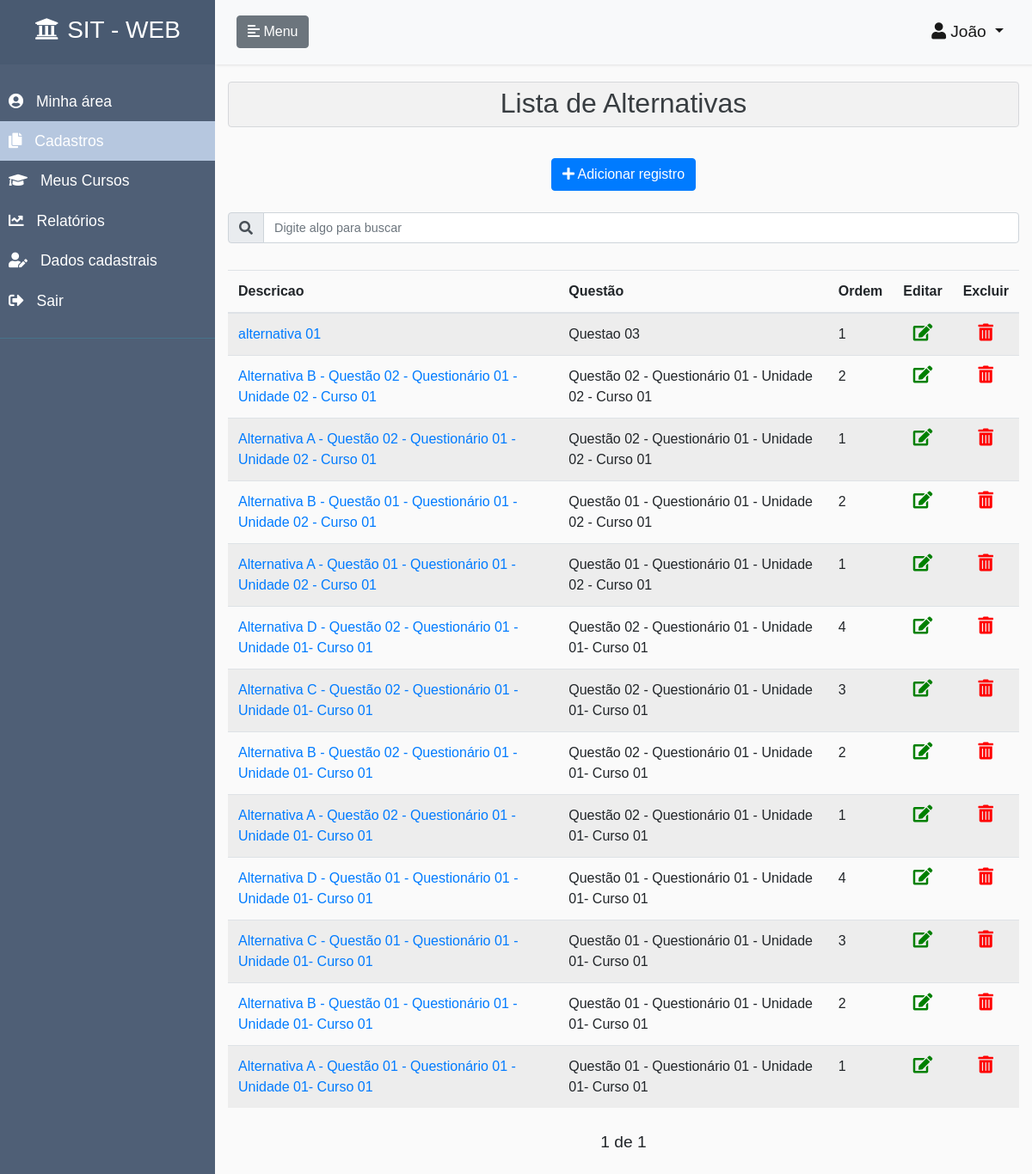
/cadastros-alternativas/ (signed in), run on an earlier commit of the app's database.
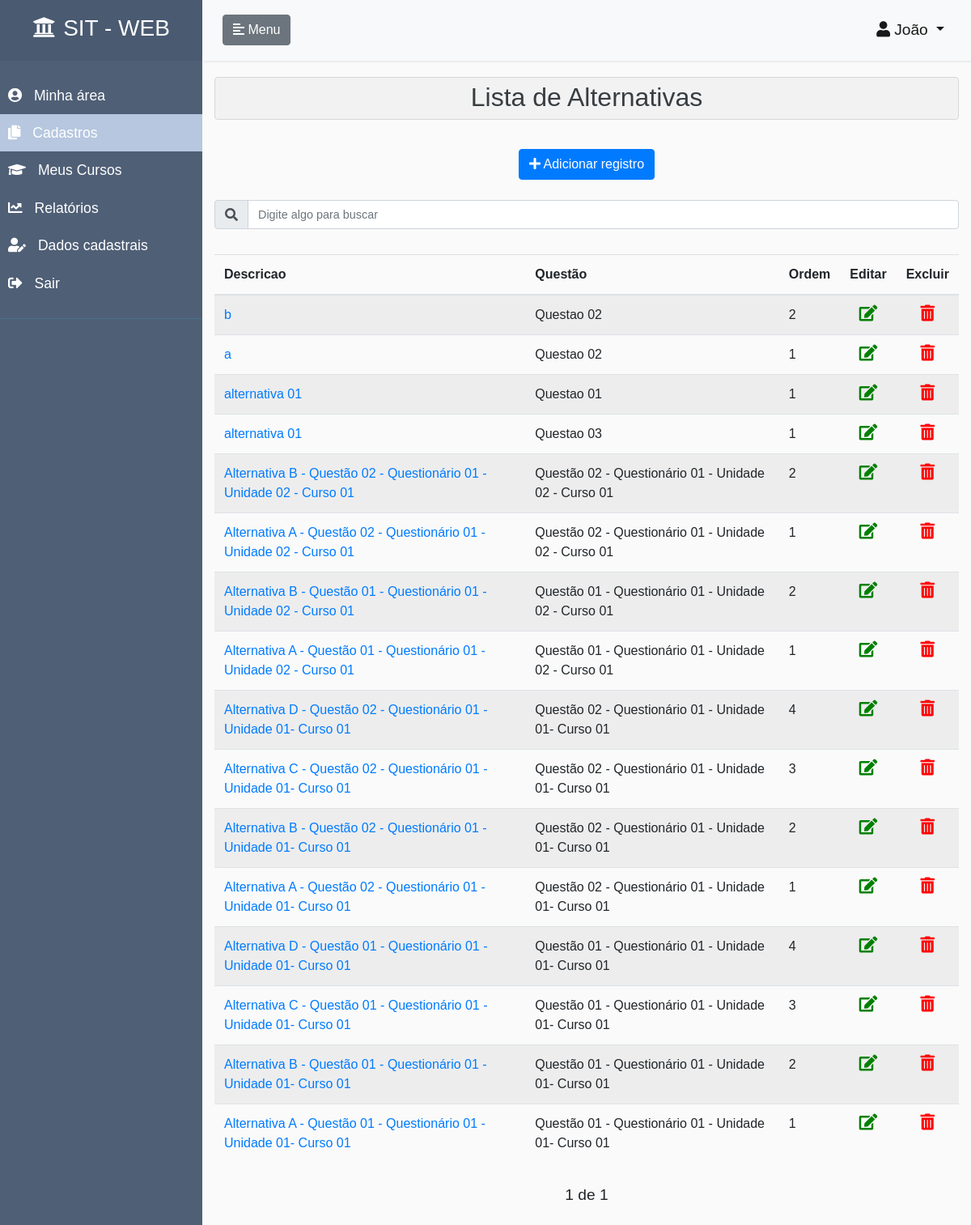
And on a later commit of the database.
### core/models.py (models this page shows, shortened)
class Alternativa(models.Model):
    objects = AlternativaManager()
    questao = models.ForeignKey(
        Questao,
        verbose_name=u"questão",
        on_delete=models.CASCADE,
        help_text=u"Selecione uma questão a ser associada esta alternativa",
    )
    descricao = models.TextField(
        max_length=350,
        verbose_name=u"descrição",
        help_text=u"Indique uma descrição(resposta) para a alternativa",
    )
    ordem = OrderField(
        blank=True,
        help_text=u"Indique a ordem de apresentação da alternativa na questão"
                  u"(em branco = próxima ordem disponível)",
        for_fields=['questao']
    )
    correta = models.BooleanField()
    data_criacao = models.DateTimeField(
        auto_now_add=True,
        null=True,
        blank=True
    )
    data_atualizacao = models.DateTimeField(
        auto_now=True,
        null=True,
        blank=True
    )
    class Meta:
        verbose_name = "Alternativa"
        verbose_name_plural = "Alternativas"
        ordering = ['ordem']
        unique_together = (('questao', 'ordem'),)
    class CustomMeta:
        ordering_field = 'ordem'
        search_fields = ['descricao', 'questao__enunciado']

class Questao(models.Model):
    objects = QuestaoManager()
    questionario = models.ForeignKey(
        Questionario,
        verbose_name=u"questionário",
        help_text=u"Selecione um questionário a ser associado a esta questão",
        on_delete=models.CASCADE
    )
    enunciado = models.TextField(
        max_length=300,
        help_text=u"Indique um enunciado(pergunta) para a questão",
    )
    ordem = OrderField(
        blank=True,
        help_text=u"Indique a ordem de apresentação da questão no questionário "
                  u"(em branco = próxima ordem disponível)",
        for_fields=['questionario']
    )
    data_criacao = models.DateTimeField(
        auto_now_add=True,
        null=True,
        blank=True
    )
    data_atualizacao = models.DateTimeField(
        auto_now=True,
        null=True,
        blank=True
    )
    class Meta:
        verbose_name = "Questão"
        verbose_name_plural = "Questões"
        ordering = ['ordem']
        unique_together = (('questionario', 'ordem'),)
    class CustomMeta:
        ordering_field = 'ordem'
        search_fields = ['questionario__titulo', 'enunciado']

### core/views.py (the view)
# urls.py: path('cadastros-alternativas/',        registrosListView,  {'modelo': Alternativa},    name='cadastros-alternativas'),
@login_required
def registrosListView(request, modelo):
    perfil_aluno = False
    perfil_instrutor = False
    perfil_administrador = False
    lista_categorias = False
    lista_cursos = False
    lista_unidades = False
    lista_videos = False
    lista_arquivos = False
    lista_questionarios = False
    lista_questoes = False
    lista_alternativas = False
    lista_avaliacoes = False
    lista_inscricoes = False
    if request.user.tem_perfil_aluno():
        return trata_usuario_sem_permissao(request)
    if request.user.tem_perfil_administrador():
        perfil_administrador = True
    if request.user.tem_perfil_instrutor():
        perfil_instrutor = True
    if modelo == Categoria:
        lista_categorias = True
    if modelo == Curso:
        lista_cursos = True
    if modelo == Unidade:
        lista_unidades = True
    if modelo == Video:
        lista_videos = True
    if modelo == Arquivo:
        lista_arquivos = True
    if modelo == Questionario:
        lista_questionarios = True
    if modelo == Questao:
        lista_questoes = True
    if modelo == Alternativa:
        lista_alternativas = True
    if modelo == Avaliacao:
        lista_avaliacoes = True
    if modelo == Inscricao:
        lista_inscricoes = True
    tituloPagina = modelo._meta.verbose_name_plural
    nomeLink = remover_acentos(modelo._meta.verbose_name.lower())
    try:
        search = request.GET.get('search')
    except:
        search = None
    if search:
        search_fields = modelo.CustomMeta.search_fields
        filtro = reduce(or_, [Q(**{'{}__icontains'.format(f): search})
                              for f in search_fields], Q())
        objetos = modelo.objects.obtem_objetos_por_perfil_usuario(
            request.user
        ).filter(
            filtro
        ).order_by(
            '-data_atualizacao'
        )
    else:
        lista_objetos = modelo.objects.obtem_objetos_por_perfil_usuario(
            request.user
        ).order_by(
            '-data_atualizacao'
        )
        paginator = Paginator(lista_objetos, 20)
        page = request.GET.get('page')
        objetos = paginator.get_page(page)
    nao_tem_objetos = False
    if len(objetos) == 0:
        nao_tem_objetos = True
    nome_template = 'core/registros-lista.html'
    if request.is_ajax():
        nome_template = 'core/registros-lista-conteudo.html'
    return render(
        request,
        nome_template,
        {
            'objetos': objetos,
            'tituloPagina': tituloPagina,
            'nomeLink': nomeLink,
            'perfil_aluno': perfil_aluno,
            'perfil_administrador': perfil_administrador,
            'perfil_instrutor': perfil_instrutor,
            'lista_categorias': lista_categorias,
            'lista_cursos': lista_cursos,
            'lista_unidades': lista_unidades,
            'lista_videos': lista_videos,
            'lista_arquivos': lista_arquivos,
            'lista_questionarios': lista_questionarios,
            'lista_questoes': lista_questoes,
            'lista_alternativas': lista_alternativas,
            'lista_avaliacoes': lista_avaliacoes,
            'lista_inscricoes': lista_inscricoes,
            'nao_tem_objetos': nao_tem_objetos,
            'menu_inicio': False,
            'menu_meus_cursos': False,
            'menu_cadastros': True,
            'menu_relatorios': False,
            'menu_usuarios': False,
            'menu_dados_cadastrais': False,
        }
    )

### accounts/models.py (called while the page is built)
    def tem_perfil_aluno(self):
        if self.perfil == self.ALUNO:
            return True
        return False

    def tem_perfil_instrutor(self):
        if self.perfil == self.INSTRUTOR:
            return True
        return False

    def tem_perfil_administrador(self):
        if self.perfil == self.ADMINISTRADOR or self.is_staff:
            return True
        return False

### core/managers.py (called while the page is built)
    def obtem_objetos_por_perfil_usuario(self, usuario):
        objetos = self.none()
        if usuario.tem_perfil_administrador():
            objetos = self.all()
        else:
            if usuario.tem_perfil_instrutor():
                objetos = self.filter(
                    questao__questionario__unidade__curso__usuario=usuario
                )
        return objetos

### core/views.py (called while the page is built)
def remover_acentos(txt):
    return normalize('NFKD', txt).encode('ASCII', 'ignore').decode('ASCII')

### core/templates/core/registros-lista.html (shortened to what this page needs)
{% extends 'pagina-inicial.html' %}
{% block content_page %}
<div class="col-12 list-div">
    <div class="alert alert-secondary" role="alert" style="background-color: rgba(0,0,0,.03); padding: 0;">
        <h2 class="text-center" style="margin-top: 5px;">Lista de {{tituloPagina}}</h2>
    </div>
    {% if lista_inscricoes == False and lista_avaliacoes == False %}
    <div class="btn-toolbar justify-content-between" role="toolbar" aria-label="Toolbar with button groups">
        <div class="col text-center" style="margin-top: 20px; margin-bottom: 10px;">
          <a href="/adiciona-{{nomeLink}}/" class="btn btn-primary " role="button" title="Adiciona um novo registro">
              <i class="fas fa-plus class-icone-button"></i>
                  Adicionar registro
          </a>
        </div>
    </div>
    {% endif %}
    <div class="col-12 search-div">
        <form method="GET" id="search-form">
                <div class="input-group mb-3">
                    <div class="input-group-prepend">
                        <span class="input-group-text" id="basic-addon1"><i class="fas fa-search" id="teste"></i></span>
                    </div>
                    <input class="form-control" type="text" id="search" name="search"
                           placeholder="Digite algo para buscar"
                           value="{{ request.GET.search }}"
                           style="font-size: 0.9rem"
                           title="Informe qualquer caracteristica de um curso para filtrar">
                </div>
        </form>
    </div>
    {% if nao_tem_objetos == False %}
    <div class="container-pesquisa">
        {% include  'core/registros-lista-conteudo.html' %}
    </div>
    <div class="pagination" style="margin-top: 10px;">
        <span class="step-links">
            <div class="btn-toolbar justify-content-between" role="toolbar" aria-label="Toolbar with button groups">
                <span>
                    {% if objetos.paginator.num_pages %}
                    <span class="current" style="font-size: 1.2rem;">
                        {{ objetos.number }} de {{ objetos.paginator.num_pages }}
                    </span>
                    {% endif %}
                </span>
            </div>
        </span>
    </div>
    {% else %}
        <h5 class="text-center" style="margin-top: 20px;">Sem cadastros a serem exibidos</h5>
    {% endif %}
</div>
{% endblock %}

### core/templates/core/registros-lista-conteudo.html (shortened to what this page needs)
<div style="overflow-x:auto;">
    <table class="table table-striped">
        <thead>
            <tr>
                {% if lista_alternativas == True%}
                <th scope="col">Descricao</th>
                <th scope="col">Questão</th>
                <th scope="col">Ordem</th>
                {% endif %}
                {% if lista_avaliacoes == False and lista_inscricoes == False%}
                <th scope="col"><div class="text-center">Editar</div></th>
                {% endif %}
                <th scope="col"><div class="text-center">Excluir</div></th>
            </tr>
        </thead>
        <tbody>
        {% for objeto in objetos %}
            <tr>
                {% if lista_alternativas == True%}
                <td><a href="/edita-{{nomeLink}}/{{ objeto.id }}">{{ objeto.descricao }}</a></td>
                <td>{{ objeto.questao.enunciado }}</td>
                <td>{{ objeto.ordem }}</td>
                {% endif %}
                {% if lista_avaliacoes == False and lista_inscricoes == False%}
                <td>
                    <div class="text-center">
                        <a href="/edita-{{nomeLink}}/{{ objeto.id }}" title="Abre edição do registro selecionado">
                            <i class="fas fa-edit" style="cursor: pointer; font-size: 20px; color: green;"></i>
                        </a>
                    </div>
                </td>
                {% endif %}
                <td>
                    <div class="text-center">
                        <i class="fas fa-trash-alt" style="cursor: pointer; font-size: 20px; color: red;" onclick="removeItem({{ objeto.id }}, '/remove-{{nomeLink}}/{{ objeto.id }}')" title="Remove registro selecionado"></i>
                    </div>
                </td>
            </tr>
        {% endfor %}
        </tbody>
    </table>
</div>

What changed in the data, as far as the page shows it:
added Alternativa: descricao "b", questao.enunciado "Questao 02", ordem "2"
added Alternativa: descricao "a", questao.enunciado "Questao 02", ordem "1"
added Alternativa: descricao "alternativa 01", questao.enunciado "Questao 01", ordem "1"
